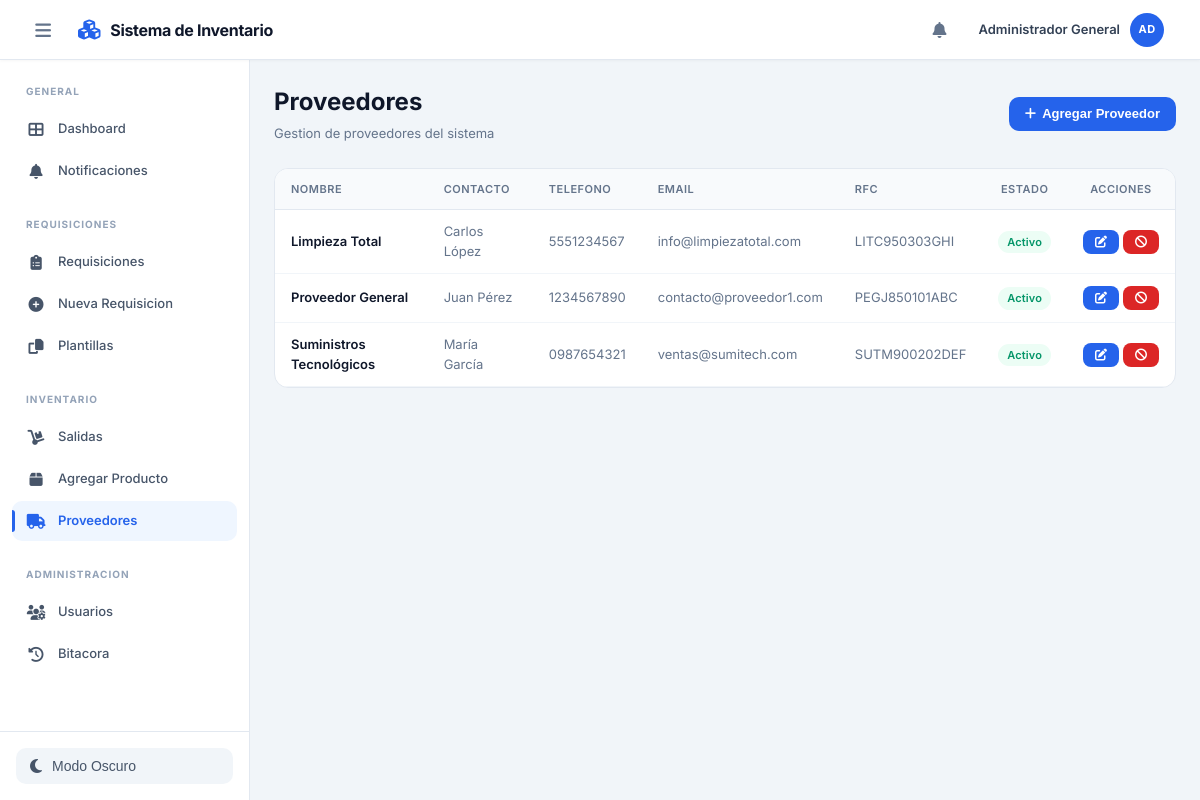
/proveedores.php (signed in), run on the app's committed database.
### tables this page shows
CREATE TABLE proveedores (
    id INT PRIMARY KEY AUTO_INCREMENT,
    nombre VARCHAR(200) NOT NULL,
    contacto VARCHAR(200),
    telefono VARCHAR(20),
    email VARCHAR(100),
    direccion TEXT,
    rfc VARCHAR(20),
    activo TINYINT(1) DEFAULT 1,
    created_at TIMESTAMP DEFAULT CURRENT_TIMESTAMP,
    updated_at TIMESTAMP DEFAULT CURRENT_TIMESTAMP ON UPDATE CURRENT_TIMESTAMP
);

### proveedores.php (called while the page is built, shortened)
<?php
$proveedorModel = new Proveedor();
$proveedores = $proveedorModel->obtenerTodos();
require_once 'includes/header.php';
require_once 'views/proveedores.view.php';
require_once 'includes/footer.php';

### config/database.php (called while the page is built, shortened)
<?php
function getConnection() {
    if ($GLOBALS['db_connection'] !== null && $GLOBALS['db_connection']->ping()) {
        return $GLOBALS['db_connection'];
    }
    $conn = new mysqli(DB_HOST, DB_USER, DB_PASS, DB_NAME);
    $conn->set_charset("utf8");
    return $conn;
}

### models/Proveedor.php (called while the page is built, shortened)
<?php
class Proveedor {
    private $db;
    public function __construct() {
        $this->db = getConnection();
    }
    public function obtenerTodos($activos_solo = false) {
        $sql = "SELECT * FROM proveedores";
        $sql .= " ORDER BY nombre ASC";
        $result = $this->db->query($sql);
        return $result->fetch_all(MYSQLI_ASSOC);
    }
}

### views/proveedores.view.php (the view, shortened to what this page needs)
<main class="main-content">
    <div style="display: flex; justify-content: space-between; align-items: center; margin-bottom: 1.5rem;">
        <div>
            <h1 style="margin: 0 0 4px 0; font-size: 1.5rem; font-weight: 700; color: var(--gray-900);">Proveedores</h1>
            <p style="margin: 0; color: var(--text-muted); font-size: 0.8125rem;">Gestion de proveedores del sistema</p>
        </div>
        <button onclick="location.href='agregar-proveedor.php'" class="btn btn-primary">
            <i class="fas fa-plus"></i> Agregar Proveedor
        </button>
    </div>
    <div class="card" style="overflow: hidden;">
        <div style="overflow-x: auto;">
            <table style="width: 100%; border-collapse: collapse;">
                <thead>
                    <tr style="background: var(--gray-50);">
                        <th style="padding: 0.75rem 1rem; text-align: left; font-weight: 600; color: var(--gray-500); font-size: 0.6875rem; text-transform: uppercase; letter-spacing: 0.5px; border-bottom: 1px solid var(--border-color);">Nombre</th>
                        <th style="padding: 0.75rem 1rem; text-align: left; font-weight: 600; color: var(--gray-500); font-size: 0.6875rem; text-transform: uppercase; letter-spacing: 0.5px; border-bottom: 1px solid var(--border-color);">Contacto</th>
                        <th style="padding: 0.75rem 1rem; text-align: left; font-weight: 600; color: var(--gray-500); font-size: 0.6875rem; text-transform: uppercase; letter-spacing: 0.5px; border-bottom: 1px solid var(--border-color);">Telefono</th>
                        <th style="padding: 0.75rem 1rem; text-align: left; font-weight: 600; color: var(--gray-500); font-size: 0.6875rem; text-transform: uppercase; letter-spacing: 0.5px; border-bottom: 1px solid var(--border-color);">Email</th>
                        <th style="padding: 0.75rem 1rem; text-align: left; font-weight: 600; color: var(--gray-500); font-size: 0.6875rem; text-transform: uppercase; letter-spacing: 0.5px; border-bottom: 1px solid var(--border-color);">RFC</th>
                        <th style="padding: 0.75rem 1rem; text-align: center; font-weight: 600; color: var(--gray-500); font-size: 0.6875rem; text-transform: uppercase; letter-spacing: 0.5px; border-bottom: 1px solid var(--border-color);">Estado</th>
                        <th style="padding: 0.75rem 1rem; text-align: center; font-weight: 600; color: var(--gray-500); font-size: 0.6875rem; text-transform: uppercase; letter-spacing: 0.5px; border-bottom: 1px solid var(--border-color);">Acciones</th>
                    </tr>
                </thead>
                <tbody>
                    <?php if (empty($proveedores)): ?>
                    <tr>
                        <td colspan="7" style="text-align: center; padding: 4rem; color: var(--gray-400);">
                            <i class="fas fa-truck" style="font-size: 2.5rem; margin-bottom: 0.75rem; display: block; opacity: 0.4;"></i>
                            <span style="font-size: 0.9375rem; font-weight: 500;">No hay proveedores registrados</span>
                        </td>
                    </tr>
                    <?php else: ?>
                        <?php foreach ($proveedores as $proveedor): ?>
                        <tr style="border-bottom: 1px solid var(--gray-100); transition: background 0.15s;" onmouseover="this.style.background='var(--gray-50)'" onmouseout="this.style.background='transparent'">
                            <td style="padding: 0.75rem 1rem; color: var(--gray-900); font-weight: 600; font-size: 0.8125rem;"><?php echo htmlspecialchars($proveedor['nombre']); ?></td>
                            <td style="padding: 0.75rem 1rem; color: var(--text-muted); font-size: 0.8125rem;"><?php echo htmlspecialchars($proveedor['contacto']); ?></td>
                            <td style="padding: 0.75rem 1rem; color: var(--text-muted); font-size: 0.8125rem;"><?php echo htmlspecialchars($proveedor['telefono']); ?></td>
                            <td style="padding: 0.75rem 1rem; color: var(--text-muted); font-size: 0.8125rem;"><?php echo htmlspecialchars($proveedor['email']); ?></td>
                            <td style="padding: 0.75rem 1rem; color: var(--text-muted); font-size: 0.8125rem;"><?php echo htmlspecialchars($proveedor['rfc']); ?></td>
                            <td style="padding: 0.75rem 1rem; text-align: center;">
                                <?php if ($proveedor['activo']): ?>
                                    <span class="badge badge-success">Activo</span>
                                <?php else: ?>
                                    <span class="badge badge-danger">Inactivo</span>
                                <?php endif; ?>
                            </td>
                            <td style="padding: 0.75rem 1rem; text-align: center;">
                                <div style="display: flex; gap: 4px; justify-content: center;">
                                    <button onclick="editarProveedor(<?php echo $proveedor['id']; ?>)" class="btn btn-sm btn-primary"><i class="fas fa-edit"></i></button>
                                    <?php if ($proveedor['activo']): ?>
                                        <button onclick="toggleEstadoProveedor(<?php echo $proveedor['id']; ?>, 0)" class="btn btn-sm btn-danger" title="Desactivar"><i class="fas fa-ban"></i></button>
                                    <?php else: ?>
                                        <button onclick="toggleEstadoProveedor(<?php echo $proveedor['id']; ?>, 1)" class="btn btn-sm btn-success" title="Activar"><i class="fas fa-check"></i></button>
                                    <?php endif; ?>
                                </div>
                            </td>
                        </tr>
                        <?php endforeach; ?>
                    <?php endif; ?>
                </tbody>
            </table>
        </div>
    </div>
</main>

### styles.css (style rules this page uses)
* { margin: 0; padding: 0; box-sizing: border-box; }
:root { --primary: #2563eb; --primary-hover: #1d4ed8; --primary-light: #eff6ff; --primary-50: #eff6ff; --primary-100: #dbeafe; --primary-200: #bfdbfe; --primary-600: #2563eb; --primary-700: #1d4ed8; --success: #059669; --success-light: #ecfdf5; --success-dark: #047857; --warning: #d97706; --warning-light: #fffbeb; --danger: #dc2626; --danger-light: #fef2f2; --info: #0891b2; --info-light: #ecfeff; --white: #ffffff; --gray-50: #f8fafc; --gray-100: #f1f5f9; --gray-200: #e2e8f0; --gray-300: #cbd5e1; --gray-400: #94a3b8; --gray-500: #64748b; --gray-600: #475569; --gray-700: #334155; --gray-800: #1e293b; --gray-900: #0f172a; --text-primary: #0f172a; --text-secondary: #475569; --text-muted: #64748b; --text-light: #94a3b8; --background: #f1f5f9; --card-bg: #ffffff; --border-color: #e2e8f0; --radius-sm: 8px; --radius-md: 10px; --radius-lg: 14px; --radius-xl: 20px; --radius-full: 9999px; --shadow-xs: 0 1px 2px rgba(0, 0, 0, 0.04); --shadow-sm: 0 1px 3px rgba(0, 0, 0, 0.06), 0 1px 2px rgba(0, 0, 0, 0.04); --shadow-md: 0 4px 6px -1px rgba(0, 0, 0, 0.07), 0 2px 4px -2px rgba(0, 0, 0, 0.04); --shadow-lg: 0 10px 25px -5px rgba(0, 0, 0, 0.08), 0 8px 10px -6px rgba(0, 0, 0, 0.03); --shadow-card: 0 1px 3px rgba(0,0,0,0.04), 0 1px 2px rgba(0,0,0,0.06); --shadow-card-hover: 0 10px 30px -5px rgba(37, 99, 235, 0.15), 0 4px 6px -4px rgba(0,0,0,0.05); --transition: all 0.2s ease; --transition-fast: all 0.15s ease; }
body { font-family: "Inter", -apple-system, BlinkMacSystemFont, "Segoe UI", Roboto, sans-serif; background: var(--background); color: var(--text-primary); line-height: 1.5; font-size: 14px; min-height: 100vh; -webkit-font-smoothing: antialiased; }
.main-content { flex: 1; padding: 1.5rem; overflow-y: auto; background: var(--background); }
.btn { display: inline-flex; align-items: center; gap: 0.375rem; padding: 0.5rem 1rem; border: none; border-radius: var(--radius-md); font-size: 0.8125rem; font-weight: 600; cursor: pointer; transition: var(--transition-fast); text-decoration: none; white-space: nowrap; line-height: 1.4; }
.btn-primary { background: var(--primary); color: var(--white); }
.btn-danger { background: var(--danger); color: var(--white); }
.btn-sm { padding: 0.375rem 0.75rem; font-size: 0.75rem; gap: 0.25rem; border-radius: var(--radius-sm); }
.badge { display: inline-flex; align-items: center; padding: 0.1875rem 0.5625rem; border-radius: var(--radius-full); font-size: 0.6875rem; font-weight: 600; letter-spacing: 0.01em; }
.badge-success { background: var(--success-light); color: var(--success); }
.form-container, .card { background: var(--white); border: 1px solid var(--border-color); border-radius: var(--radius-lg); margin-bottom: 1.25rem; }

### data on the page
proveedores: nombre "Limpieza Total", contacto "Carlos López", telefono "5551234567", email "info@limpiezatotal.com", rfc "LITC950303GHI", activo "Activo"
proveedores: nombre "Proveedor General", contacto "Juan Pérez", telefono "1234567890", email "contacto@proveedor1.com", rfc "PEGJ850101ABC", activo "Activo"
proveedores: nombre "Suministros Tecnológicos", contacto "María García", telefono "0987654321", email "ventas@sumitech.com", rfc "SUTM900202DEF", activo "Activo"

### other printed values
$_SESSION['user_nombre'] "Administrador General"
substr($_SESSION['user_nombre'] ?? 'U', 0, 2) "AD"
